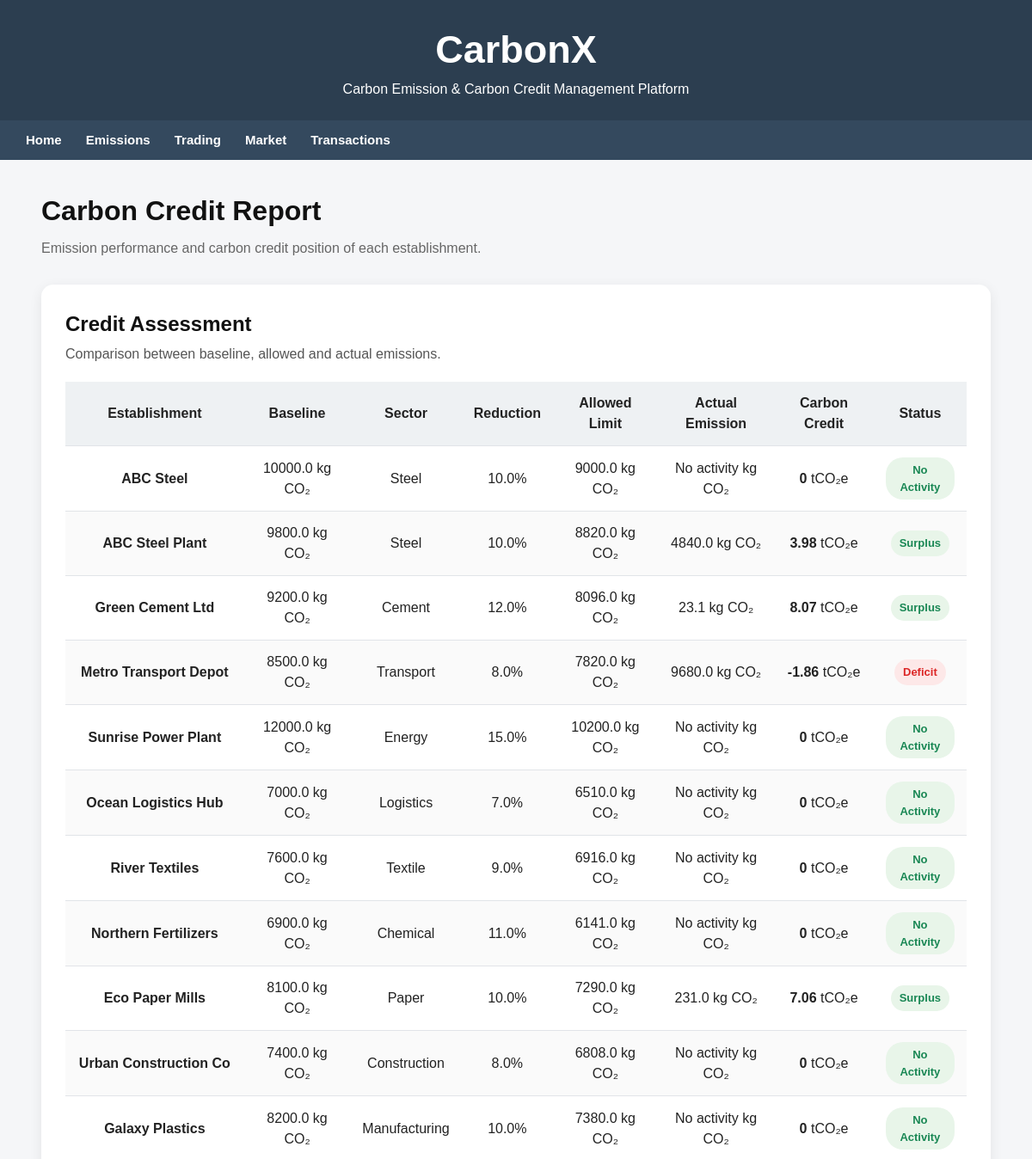
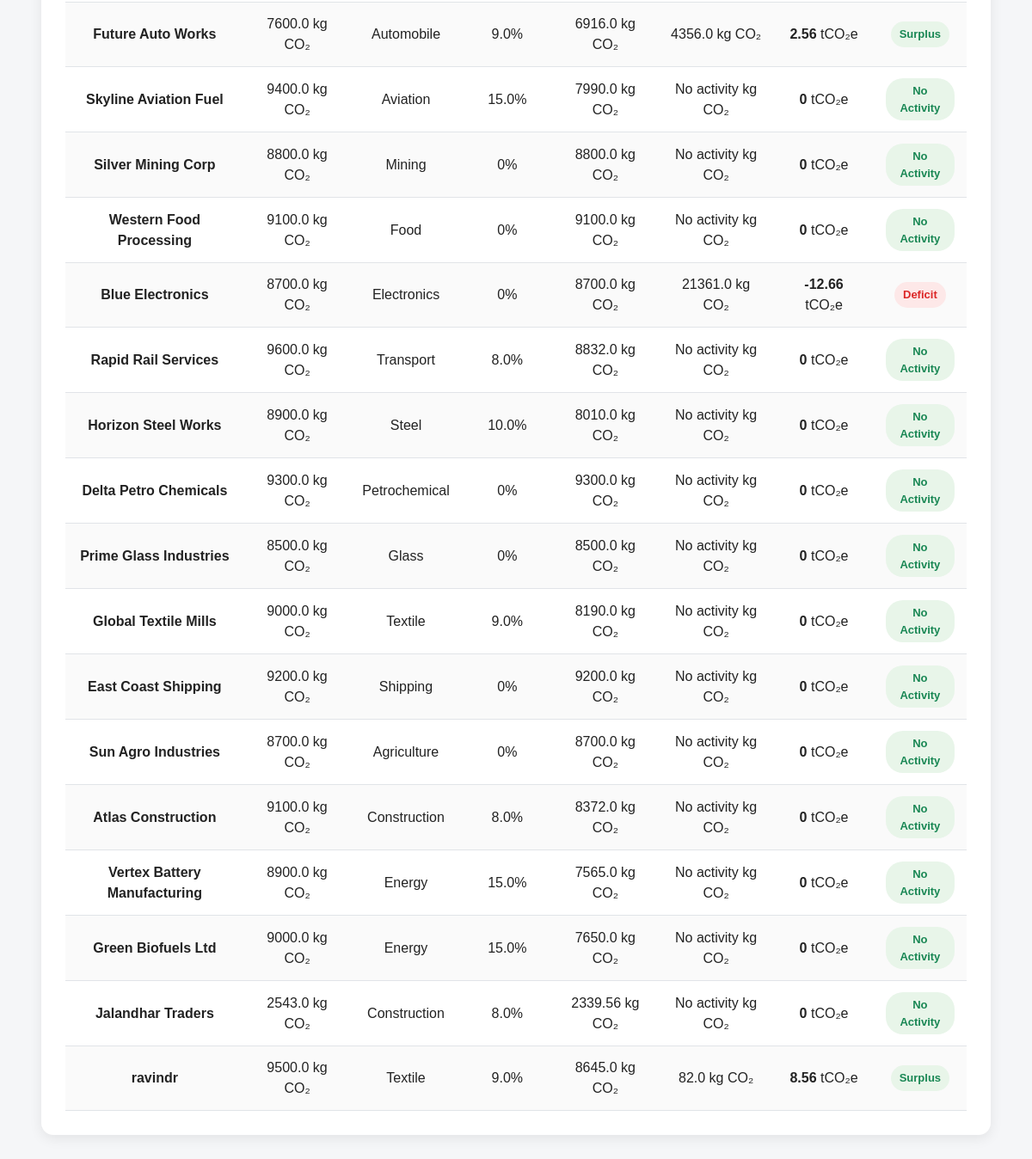
Screenshot of /report with the database file from the repository (2 pictures, top to bottom).
### tables this page shows
CREATE TABLE Establishment (    est_id INTEGER PRIMARY KEY AUTOINCREMENT,    est_name TEXT NOT NULL,    est_type TEXT,    location TEXT);

### app.py (the view)
@app.route("/report")
def report():
    with sqlite3.connect("cc.db") as conn:
        conn.row_factory = sqlite3.Row
    rows = conn.execute("SELECT * FROM Carbon_Report_View").fetchall()
    data = []
    for r in rows:
        if r["activity_count"] == 0:
            credit = 0
            actual = "No activity"
            status = "No Activity"
        else:
            credit = r["carbon_credit"] if r["carbon_credit"] is not None else 0
            actual = r["actual_emission"]
            if credit > 0:
                status = "Surplus"
            elif credit < 0:
                status = "Deficit"
            else:
                status = "Neutral"
        data.append({
          "name": r["est_name"],
          "sector": r["sector"],
          "reduction": r["reduction_percent"] or 0,
          "baseline": r["baseline_emission_kg"],
          "allowed": r["allowed_limit"],
          "actual": actual,
          "credit": round(credit,2),
          "status": status
         })
    return render_template("report.html", rows=data)

### templates/report.html (shortened to what this page needs)
{% extends "base.html" %}
{% block content %}
<div class="page-header">
    <h1>Carbon Credit Report</h1>
    <p>Emission performance and carbon credit position of each establishment.</p>
</div>
<div class="data-card">
    <div class="card-header">
        <div>
            <h2>Credit Assessment</h2>
            <p>Comparison between baseline, allowed and actual emissions.</p>
        </div>
    </div>
    {% if rows %}
    <div class="table-container">
        <table>
            <thead>
                <tr>
                    <th>Establishment</th>
                    <th>Baseline</th>
                    <th>Sector</th>
                    <th>Reduction</th>
                    <th>Allowed Limit</th>
                    <th>Actual Emission</th>
                    <th>Carbon Credit</th>
                    <th>Status</th>
                </tr>
            </thead>
            <tbody>
                {% for r in rows %}
                <tr>
                    <td>
                        <strong>{{ r.name }}</strong>
                    </td>
                    <td>
                        {{ r.baseline }} kg CO₂
                    </td>
                    <td>
                        {{ r.sector }}
                    </td>
                    <td>
                        {{ r.reduction }}%
                    </td>
                    <td>
                        {{ r.allowed }} kg CO₂
                    </td>
                    <td>
                        {{ r.actual }} kg CO₂
                    </td>
                    <td>
                        <strong>{{ r.credit }}</strong> tCO₂e
                    </td>
                    <td>
                        <span class="status-badge {{ 'deficit' if r.status == 'Deficit' else 'surplus' }}">
                            {{ r.status }}
                        </span>
                    </td>
                </tr>
                {% endfor %}
            </tbody>
        </table>
    </div>
    {% endif %}
</div>
{% endblock %}

### static/style.css (style rules this page uses)
* { box-sizing: border-box; }
body { margin: 0; font-family: Arial, sans-serif; background: #f5f6f8; color: #222; line-height: 1.5; }
h1, h2, h3 { color: #111; }
h1, h2 { margin-top: 0; }
p { color: #555; }
table { width: 100%; border-collapse: collapse; background: #fff; }
table th, table td { border-bottom: 1px solid #e1e4e8; padding: 13px 14px; text-align: center; }
table th { background: #eef1f3; font-weight: 700; }
table tr:nth-child(even) { background: #fafafa; }
.table-container { width: 100%; overflow-x: auto; }
.page-header { margin-bottom: 30px; }
.page-header h1 { margin-bottom: 8px; }
.page-header p, .section-subtitle { color: #666; margin-top: 0; }
.trade-card, .data-card { background: #fff; padding: 28px; border-radius: 14px; box-shadow: 0 4px 15px rgba(0, 0, 0, 0.08); }
.trade-card h2, .data-card h2 { margin-top: 0; }
.data-card { margin-bottom: 30px; }
.card-header { display: flex; justify-content: space-between; align-items: center; gap: 20px; margin-bottom: 20px; }
.card-header h2 { margin-bottom: 5px; }
.card-header p { margin: 0; }
.status-badge { display: inline-block; padding: 5px 10px; border-radius: 20px; background: #e8f5e9; color: #188038; font-weight: 700; font-size: 13px; }
.status-badge.surplus { background: #e8f5e9; color: #198754; }
.status-badge.deficit { background: #fde8e8; color: #dc2626; }

### rows the page displays
Establishment: name "ABC Steel", baseline "10000.0", sector "Steel", reduction "10.0", allowed "9000.0", actual "No activity", credit "0", status "No Activity"
Establishment: name "ABC Steel Plant", baseline "9800.0", sector "Steel", reduction "10.0", allowed "8820.0", actual "4840.0", credit "3.98", status "Surplus"
Establishment: name "Green Cement Ltd", baseline "9200.0", sector "Cement", reduction "12.0", allowed "8096.0", actual "23.1", credit "8.07", status "Surplus"
Establishment: name "Metro Transport Depot", baseline "8500.0", sector "Transport", reduction "8.0", allowed "7820.0", actual "9680.0", credit "-1.86", status "Deficit"
Establishment: name "Sunrise Power Plant", baseline "12000.0", sector "Energy", reduction "15.0", allowed "10200.0", actual "No activity", credit "0", status "No Activity"
Establishment: name "Ocean Logistics Hub", baseline "7000.0", sector "Logistics", reduction "7.0", allowed "6510.0", actual "No activity", credit "0", status "No Activity"
Establishment: name "River Textiles", baseline "7600.0", sector "Textile", reduction "9.0", allowed "6916.0", actual "No activity", credit "0", status "No Activity"
Establishment: name "Northern Fertilizers", baseline "6900.0", sector "Chemical", reduction "11.0", allowed "6141.0", actual "No activity", credit "0", status "No Activity"
Establishment: name "Eco Paper Mills", baseline "8100.0", sector "Paper", reduction "10.0", allowed "7290.0", actual "231.0", credit "7.06", status "Surplus"
Establishment: name "Urban Construction Co", baseline "7400.0", sector "Construction", reduction "8.0", allowed "6808.0", actual "No activity", credit "0", status "No Activity"
Establishment: name "Galaxy Plastics", baseline "8200.0", sector "Manufacturing", reduction "10.0", allowed "7380.0", actual "No activity", credit "0", status "No Activity"
Establishment: name "Future Auto Works", baseline "7600.0", sector "Automobile", reduction "9.0", allowed "6916.0", actual "4356.0", credit "2.56", status "Surplus"
Establishment: name "Skyline Aviation Fuel", baseline "9400.0", sector "Aviation", reduction "15.0", allowed "7990.0", actual "No activity", credit "0", status "No Activity"
Establishment: name "Silver Mining Corp", baseline "8800.0", sector "Mining", reduction "0", allowed "8800.0", actual "No activity", credit "0", status "No Activity"
Establishment: name "Western Food Processing", baseline "9100.0", sector "Food", reduction "0", allowed "9100.0", actual "No activity", credit "0", status "No Activity"
Establishment: name "Blue Electronics", baseline "8700.0", sector "Electronics", reduction "0", allowed "8700.0", actual "21361.0", credit "-12.66", status "Deficit"
Establishment: name "Rapid Rail Services", baseline "9600.0", sector "Transport", reduction "8.0", allowed "8832.0", actual "No activity", credit "0", status "No Activity"
Establishment: name "Horizon Steel Works", baseline "8900.0", sector "Steel", reduction "10.0", allowed "8010.0", actual "No activity", credit "0", status "No Activity"
Establishment: name "Delta Petro Chemicals", baseline "9300.0", sector "Petrochemical", reduction "0", allowed "9300.0", actual "No activity", credit "0", status "No Activity"
Establishment: name "Prime Glass Industries", baseline "8500.0", sector "Glass", reduction "0", allowed "8500.0", actual "No activity", credit "0", status "No Activity"
Establishment: name "Global Textile Mills", baseline "9000.0", sector "Textile", reduction "9.0", allowed "8190.0", actual "No activity", credit "0", status "No Activity"
Establishment: name "East Coast Shipping", baseline "9200.0", sector "Shipping", reduction "0", allowed "9200.0", actual "No activity", credit "0", status "No Activity"
Establishment: name "Sun Agro Industries", baseline "8700.0", sector "Agriculture", reduction "0", allowed "8700.0", actual "No activity", credit "0", status "No Activity"
Establishment: name "Atlas Construction", baseline "9100.0", sector "Construction", reduction "8.0", allowed "8372.0", actual "No activity", credit "0", status "No Activity"
Establishment: name "Vertex Battery Manufacturing", baseline "8900.0", sector "Energy", reduction "15.0", allowed "7565.0", actual "No activity", credit "0", status "No Activity"
Establishment: name "Green Biofuels Ltd", baseline "9000.0", sector "Energy", reduction "15.0", allowed "7650.0", actual "No activity", credit "0", status "No Activity"
Establishment: name "Jalandhar Traders", baseline "2543.0", sector "Construction", reduction "8.0", allowed "2339.56", actual "No activity", credit "0", status "No Activity"
Establishment: name "ravindr", baseline "9500.0", sector "Textile", reduction "9.0", allowed "8645.0", actual "82.0", credit "8.56", status "Surplus"
